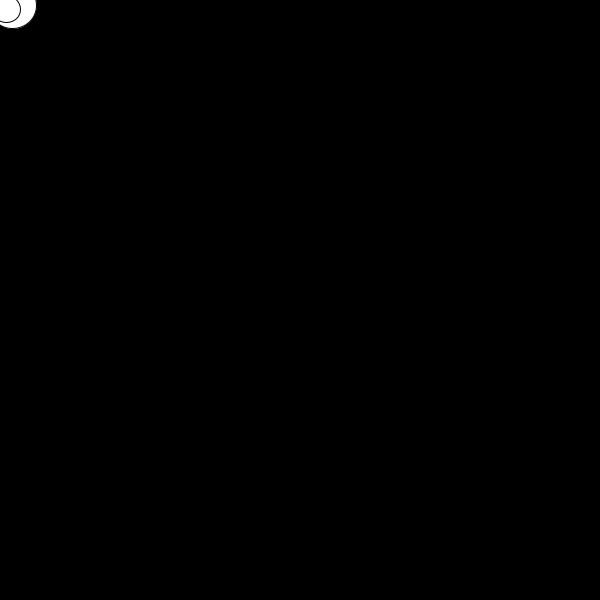
Frame 1 (no input)
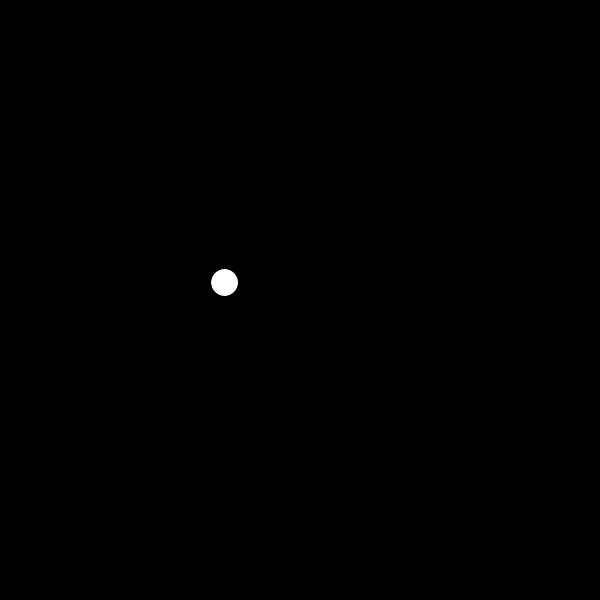
Frame 60 (the mouse pressed at the canvas centre just before this capture)
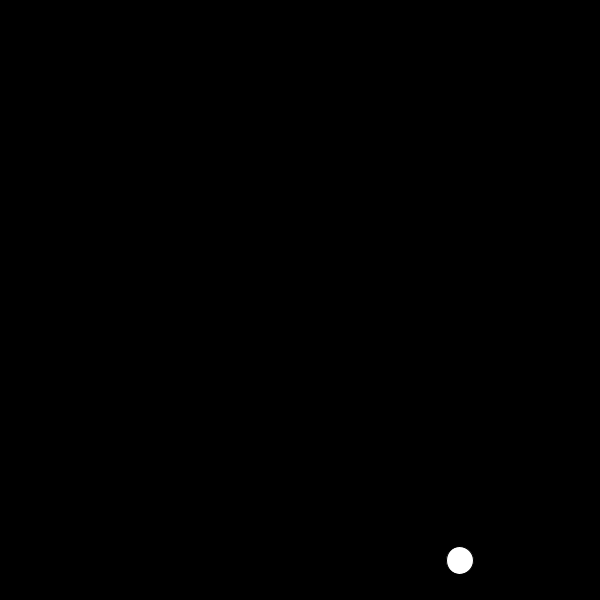
Frame 120 (the mouse held since frame 60 and released just before this capture)

The Processing sketch that drew these frames (run headless with seeded random() and noise(); from frame 60 on, the mouse is pressed at the canvas centre):

// Processing sketch: processing_113558
// ── processing_113558.pde

class Circle //Create a new class called Circle
{
  color c;
  float circleX;
  float circleY;
  float sizeX;
  float sizeY;
  float speedX;
  float speedY;

  Circle(color temp_c, float temp_circleX, float temp_circleY, float temp_size, float temp_speedX, float temp_speedY) {
//starting position of circles
c = temp_c;
circleX = temp_circleX;
circleY = temp_circleY;
sizeX = temp_size;
sizeY = temp_size;
speedX = temp_speedX;
speedY = temp_speedY;

  }
  
  void drawCircle(){
   stroke(0);
   fill(c);
   ellipseMode(CENTER);
   ellipse(circleX, circleY,sizeX,sizeY); 
  }
  void speedChange(){
    
     if(circleX >= width)
     {
       speedX = speedX * -1;
     
     }
     if(circleX <= 0)
     {
       speedX = speedX * -1;
     }
     
  if(circleY >= height)
     {
       speedY = speedY * -1;
       
     }
     if(circleY <= 0)
     {
       speedY = speedY * -1;
}
circleX = circleX + speedX;
    circleY = circleY + speedY;
  }
}

Circle Circle1;

Circle Circle2;

 //sets up everytime the applet starts running
void setup() {
  size(600, 600);
  smooth();
  Circle1 = new Circle(color(255),random(20),random(20),random(50),random(50),random(50));
  Circle2 = new Circle(color(255),random(20),random(20),random(50),random(50),random(50));
}
// returns no value from the draw function 
void draw() {
  
  background(0);
  
  noStroke();
  Circle1.drawCircle();

  Circle1.speedChange();
  
  Circle2.drawCircle();
  
  Circle2.speedChange();
  }
/*
 
  Circle1.CircleX += Circle1.XCircle1.speed;
  Circle2 += circleASpeedY;
   
  circleBX += circleBSpeedX;
  circleBY += circleBSpeedY;

//if circle hits boundaries then velocity is set to negative value and circle goes in reverse direction
  if (Circle1.CircleX>width-xCircle/2||circleAX<xCircle/2) {
    Circle1SpeedA=circleASpeedX*-1;
    
  }
  if (CircleAY>height-xCircle/2||circleAY<xCircle/2) {
    circleASpeedY=circleASpeedY*-1;
  }
  if (circleBX>width-xCircle/2||circleBX<xCircle/2) {
    circleBSpeedX=circleBSpeedX*-1;
  }
  if (circleBY>height-xCircle/2||circleBY<xCircle/2) {
    circleBSpeedY=circleBSpeedY*-1;
  
  }
}
  

*/
